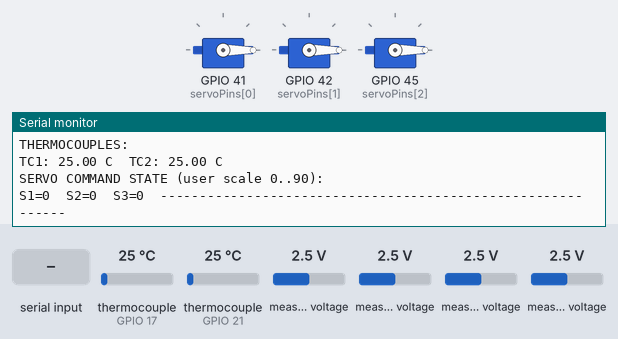
A sketch run on a simulated ESP32. On the bench: 3 × servo, the last lines printed to the serial monitor. The test bench sets the inputs (shaded band); at power-on: thermocouple (sensors on GPIO 17, GPIO 21) 25 °C, measured voltage 2.5 V.

Above: at 2.8 s.
2.9 s: "@PRANGE\n" received over Serial
At 3.08 s:
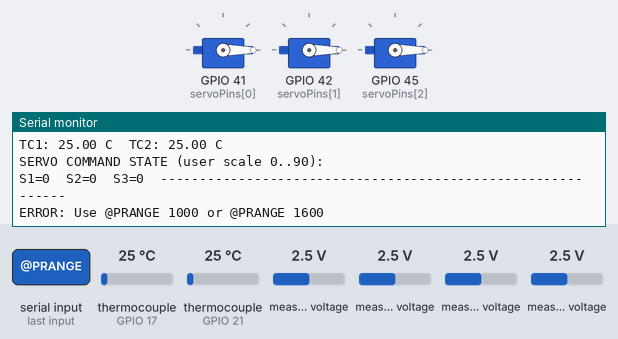
4.4 s: "@S\n" received over Serial
At 4.58 s:
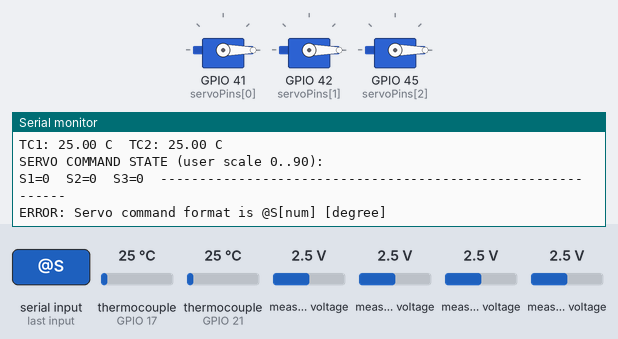
5.9 s: "90 45 200\n" received over Serial
At 6.08 s:
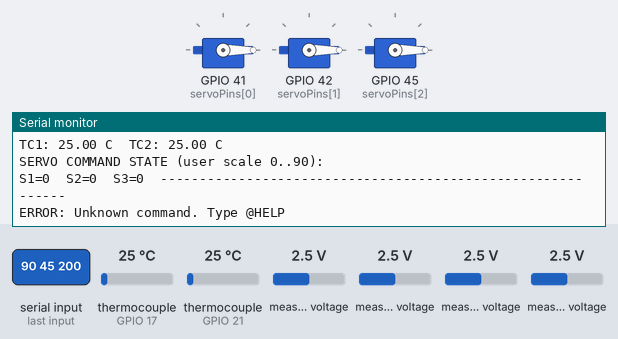

Measured:
- after the input at 2.9 s, the serial monitor: prints a new line at once (image 1)
- after the input at 4.4 s, the serial monitor: prints a new line at once (image 2)
- after the input at 5.9 s, the serial monitor: prints a new line at once (image 3)

The sketch:

ManualGSESystemsTest.ino
```cpp
#include <Wire.h>
#include <Adafruit_ADS1X15.h>
#include <Adafruit_MAX31855.h>
#include <ESP32Servo.h>

// ======================================================
// ManualGSESystemsTest
// ======================================================
// Features:
// 1. Reads 4 pressure transducers from ADS1115 channels AIN0-AIN3
// 2. Converts PT voltages (0.5V to 4.5V) into PSI
// 3. Reads 2 thermocouples using MAX31855 over SPI
// 4. Controls up to 3 servos from Serial using:
//      @S[num] [degree]
//    Example:
//      @S2 50
// 5. Input degree range is 0..90, internally scaled so:
//      0  -> 0 servo degrees
//      90 -> 180 servo degrees
// ======================================================

// =========================
// USER-SET CONSTANTS
// =========================

// ---------- I2C for ADS1115 ----------
const int I2C_SDA_PIN = 33;
const int I2C_SCL_PIN = 34;
const uint8_t ADS1115_ADDRESS = 0x48;   // change if your ADDR pin is different

// ---------- Pressure transducer config ----------
// PT output is 0.5V to 4.5V
const float PT_MIN_VOLTAGE = 0.5f;
const float PT_MAX_VOLTAGE = 4.5f;

// Set default PT range here. Can also be changed at runtime with:
// @PRANGE 1000
// @PRANGE 1600
float ptFullScalePsi = 1000.0f;

// ---------- MAX31855 shared SPI pins ----------
const int TC_SCK_PIN  = 18;
const int TC_MISO_PIN = 16;

// IMPORTANT: Replace these with the real chip-select pins for your board
const int TC1_CS_PIN = 17;   // TODO: replace with real CS pin for thermocouple 1
const int TC2_CS_PIN = 21;   // TODO: replace with real CS pin for thermocouple 2

// ---------- Servo pins ----------
// IMPORTANT: Replace these with the real servo GPIO pins on your board.
// I only know one earlier servo test used pin 41, so that is preserved for Servo 1.
const int NUM_SERVOS = 3;
const int servoPins[NUM_SERVOS] = {
  41,   // Servo 1
  42,   // TODO: replace if different
  45,   // TODO: replace if different
};

// Servo pulse range
const int SERVO_MIN_US = 1000;
const int SERVO_MAX_US = 2000;
const int SERVO_FREQ_HZ = 50;

// User input range and physical servo mapping
const int USER_MIN_DEG = 0;
const int USER_MAX_DEG = 90;
const int SERVO_OPEN_DEG = 0;
const int SERVO_CLOSED_DEG = 180;

// ---------- Telemetry timing ----------
const unsigned long TELEMETRY_INTERVAL_MS = 500;

// =========================
// GLOBAL OBJECTS
// =========================
Adafruit_ADS1115 ads;

// MAX31855 uses SCK, CS, MISO
Adafruit_MAX31855 thermocouple1(TC_SCK_PIN, TC1_CS_PIN, TC_MISO_PIN);
Adafruit_MAX31855 thermocouple2(TC_SCK_PIN, TC2_CS_PIN, TC_MISO_PIN);

Servo servos[NUM_SERVOS];
int lastUserServoCommand[NUM_SERVOS] = {0, 0, 0};   // stores last user-entered 0..90 values

unsigned long lastTelemetryTime = 0;

// =========================
// HELPER FUNCTIONS
// =========================

// Convert PT voltage into PSI using:
// 0.5V -> 0 psi
// 4.5V -> full-scale psi
float voltageToPsi(float voltage, float fullScalePsi) {
  // Clamp to prevent noise from making negative or overrange values
  if (voltage < PT_MIN_VOLTAGE) voltage = PT_MIN_VOLTAGE;
  if (voltage > PT_MAX_VOLTAGE) voltage = PT_MAX_VOLTAGE;

  float psi = ((voltage - PT_MIN_VOLTAGE) / (PT_MAX_VOLTAGE - PT_MIN_VOLTAGE)) * fullScalePsi;
  return psi;
}

// Map user input 0..90 to actual servo angle 15..180
int mapUserInputToServoAngle(int userDeg) {
  userDeg = constrain(userDeg, USER_MIN_DEG, USER_MAX_DEG);

  float fraction = float(userDeg - USER_MIN_DEG) / float(USER_MAX_DEG - USER_MIN_DEG);
  float servoAngle = SERVO_OPEN_DEG + fraction * float(SERVO_CLOSED_DEG - SERVO_OPEN_DEG);

  return int(servoAngle + 0.5f); // rounded
}

// Print a help menu
void printHelp() {
  Serial.println();
  Serial.println("========== ManualGSESystemsTest Commands ==========");
  Serial.println("@S1 45        -> Move servo 1 using 0..90 input");
  Serial.println("@S2 50        -> Move servo 2 using 0..90 input");
  Serial.println("@S3 10        -> Move servo 3 using 0..90 input");
  Serial.println("@PRANGE 1000  -> Set PT full-scale range to 1000 psi");
  Serial.println("@PRANGE 1600  -> Set PT full-scale range to 1600 psi");
  Serial.println("@STATUS       -> Print one telemetry snapshot now");
  Serial.println("@HELP         -> Show this help menu");
  Serial.println("==================================================");
  Serial.println();
}

// Read one ADS1115 channel and return voltage
float readPressureVoltage(int channel) {
  int16_t raw = ads.readADC_SingleEnded(channel);
  return ads.computeVolts(raw);
}

// Read one ADS1115 channel and return PSI
float readPressurePsi(int channel) {
  float voltage = readPressureVoltage(channel);
  return voltageToPsi(voltage, ptFullScalePsi);
}

// Print one telemetry snapshot
void printTelemetry() {
  float ptVoltage[4];
  float ptPsi[4];

  for (int i = 0; i < 4; i++) {
    ptVoltage[i] = readPressureVoltage(i);
    ptPsi[i] = voltageToPsi(ptVoltage[i], ptFullScalePsi);
  }

  double tc1 = thermocouple1.readCelsius();
  double tc2 = thermocouple2.readCelsius();

  Serial.println("------------------------------------------------------------");
  Serial.println("ManualGSESystemsTest");
  Serial.print("PT Range Setting: ");
  Serial.print(ptFullScalePsi, 0);
  Serial.println(" psi");

  Serial.println("PRESSURE TRANSDUCERS:");
  Serial.println("PT1(AIN0)\tPT2(AIN1)\tPT3(AIN2)\tPT4(AIN3)");
  Serial.print(ptPsi[0], 1); Serial.print(" psi\t");
  Serial.print(ptPsi[1], 1); Serial.print(" psi\t");
  Serial.print(ptPsi[2], 1); Serial.print(" psi\t");
  Serial.print(ptPsi[3], 1); Serial.println(" psi");

  Serial.println("PT VOLTAGES:");
  Serial.print(ptVoltage[0], 3); Serial.print(" V\t");
  Serial.print(ptVoltage[1], 3); Serial.print(" V\t");
  Serial.print(ptVoltage[2], 3); Serial.print(" V\t");
  Serial.print(ptVoltage[3], 3); Serial.println(" V");

  Serial.println("THERMOCOUPLES:");
  Serial.print("TC1: ");
  if (isnan(tc1)) Serial.print("FAULT");
  else Serial.print(tc1, 2);
  Serial.print(" C\t");

  Serial.print("TC2: ");
  if (isnan(tc2)) Serial.print("FAULT");
  else Serial.print(tc2, 2);
  Serial.println(" C");

  Serial.println("SERVO COMMAND STATE (user scale 0..90):");
  Serial.print("S1="); Serial.print(lastUserServoCommand[0]); Serial.print("\t");
  Serial.print("S2="); Serial.print(lastUserServoCommand[1]); Serial.print("\t");
  Serial.print("S3="); Serial.print(lastUserServoCommand[2]); Serial.print("\t");

  Serial.println("------------------------------------------------------------");
}

// Parse commands like:
// @S2 50
// @PRANGE 1600
// @STATUS
// @HELP
void handleCommand(String cmd) {
  cmd.trim();

  if (cmd.length() == 0) return;

  if (cmd.equalsIgnoreCase("@HELP")) {
    printHelp();
    return;
  }

  if (cmd.equalsIgnoreCase("@STATUS")) {
    printTelemetry();
    return;
  }

  if (cmd.startsWith("@PRANGE")) {
    int spaceIndex = cmd.indexOf(' ');
    if (spaceIndex < 0) {
      Serial.println("ERROR: Use @PRANGE 1000 or @PRANGE 1600");
      return;
    }

    String valueStr = cmd.substring(spaceIndex + 1);
    valueStr.trim();
    int value = valueStr.toInt();

    if (value == 1000 || value == 1600) {
      ptFullScalePsi = float(value);
      Serial.print("PT full-scale range set to ");
      Serial.print(ptFullScalePsi, 0);
      Serial.println(" psi");
    } else {
      Serial.println("ERROR: PT range must be 1000 or 1600");
    }
    return;
  }

  // Servo command format: @S[num] [degree]
  // Examples:
  // @S1 0
  // @S2 50
  // @S4 90
  if (cmd.startsWith("@S")) {
    int spaceIndex = cmd.indexOf(' ');
    if (spaceIndex < 0) {
      Serial.println("ERROR: Servo command format is @S[num] [degree]");
      return;
    }

    String servoPart = cmd.substring(2, spaceIndex);   // characters after @S up to space
    String degreePart = cmd.substring(spaceIndex + 1);

    servoPart.trim();
    degreePart.trim();

    int servoNum = servoPart.toInt();    // expects 1..4
    int userDeg = degreePart.toInt();    // expects 0..90

    if (servoNum < 1 || servoNum > NUM_SERVOS) {
      Serial.println("ERROR: Servo number out of range. Use 1 to 4.");
      return;
    }

    if (userDeg < USER_MIN_DEG || userDeg > USER_MAX_DEG) {
      Serial.println("ERROR: Servo degree must be between 0 and 90.");
      return;
    }

    int servoIndex = servoNum - 1;
    int actualServoAngle = mapUserInputToServoAngle(userDeg);

    servos[servoIndex].write(actualServoAngle);
    lastUserServoCommand[servoIndex] = userDeg;

    Serial.print("Servo ");
    Serial.print(servoNum);
    Serial.print(" set to user input ");
    Serial.print(userDeg);
    Serial.print(" deg -> actual servo angle ");
    Serial.print(actualServoAngle);
    Serial.println(" deg");
    return;
  }

  Serial.println("ERROR: Unknown command. Type @HELP");
}

// Read serial line-by-line
void checkSerialCommands() {
  if (Serial.available() > 0) {
    String cmd = Serial.readStringUntil('\n');
    handleCommand(cmd);

    // flush any leftover CR/LF chars
    while (Serial.available() > 0) {
      char c = Serial.peek();
      if (c == '\r' || c == '\n') Serial.read();
      else break;
    }
  }
}

// =========================
// SETUP
// =========================
void setup() {
  Serial.begin(115200);
  delay(1500);

  Serial.println();
  Serial.println("Starting ManualGSESystemsTest...");

  // ---------- I2C init ----------
  Wire.begin(I2C_SDA_PIN, I2C_SCL_PIN);
  Wire.setClock(100000);

  if (!ads.begin(ADS1115_ADDRESS, &Wire)) {
    Serial.println("ERROR: ADS1115 not found.");
    Serial.println("Check power, GND, SDA/SCL, and I2C address.");
    while (1) {
      delay(1000);
    }
  }

  // Gain selection:
  // GAIN_ONE = +/-4.096V full scale
  // This is close to your 0.5V..4.5V PT range.
  // NOTE: if your PT truly reaches 4.5V, readings near the top may clip slightly.
  ads.setGain(GAIN_ONE);

  Serial.println("ADS1115 initialized.");

  // ---------- Servo init ----------
  for (int i = 0; i < NUM_SERVOS; i++) {
    servos[i].setPeriodHertz(SERVO_FREQ_HZ);
    servos[i].attach(servoPins[i], SERVO_MIN_US, SERVO_MAX_US);

    // Start at user input 0 => actual 15 degrees
    lastUserServoCommand[i] = 0;
    servos[i].write(mapUserInputToServoAngle(0));
  }

  Serial.println("Servos initialized.");

  // ---------- Thermocouple init ----------
  // MAX31855 doesn't have much explicit begin/init in this library style,
  // so we just read later. If CS pins are wrong, you'll get FAULT / NaN.
  Serial.println("MAX31855 objects created.");

  printHelp();
  printTelemetry();
}

// =========================
// LOOP
// =========================
void loop() {
  checkSerialCommands();

  unsigned long now = millis();
  if (now - lastTelemetryTime >= TELEMETRY_INTERVAL_MS) {
    lastTelemetryTime = now;
    printTelemetry();
  }
}
```
